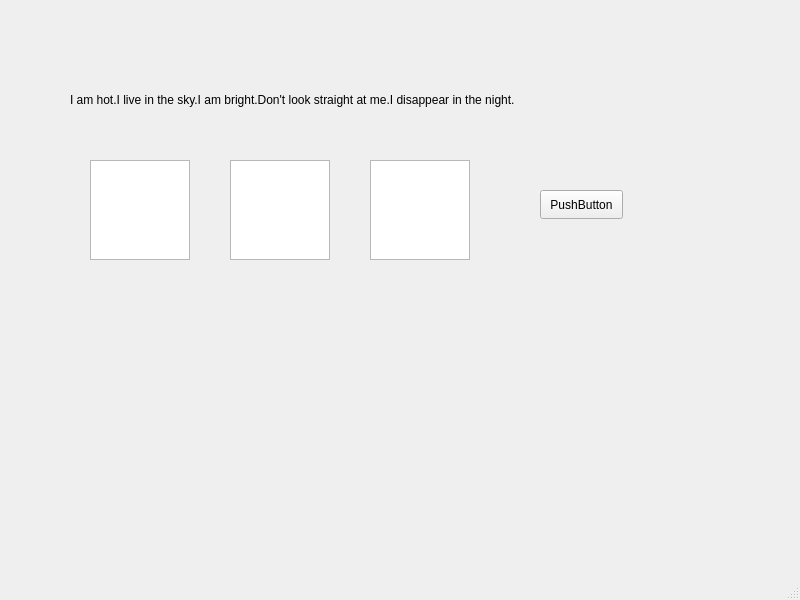
<?xml version="1.0" encoding="UTF-8"?>
<ui version="4.0">
 <class>wordle</class>
 <widget class="QMainWindow" name="wordle">
  <property name="enabled">
   <bool>true</bool>
  </property>
  <property name="geometry">
   <rect>
    <x>0</x>
    <y>0</y>
    <width>800</width>
    <height>600</height>
   </rect>
  </property>
  <property name="windowTitle">
   <string>MainWindow</string>
  </property>
  <widget class="QWidget" name="centralwidget">
   <widget class="QLabel" name="label">
    <property name="geometry">
     <rect>
      <x>60</x>
      <y>300</y>
      <width>461</width>
      <height>91</height>
     </rect>
    </property>
    <property name="text">
     <string/>
    </property>
   </widget>
   <widget class="QPushButton" name="pushButton">
    <property name="geometry">
     <rect>
      <x>540</x>
      <y>190</y>
      <width>83</width>
      <height>29</height>
     </rect>
    </property>
    <property name="text">
     <string>PushButton</string>
    </property>
   </widget>
   <widget class="QTextEdit" name="one">
    <property name="geometry">
     <rect>
      <x>90</x>
      <y>160</y>
      <width>100</width>
      <height>100</height>
     </rect>
    </property>
    <property name="font">
     <font>
      <pointsize>40</pointsize>
     </font>
    </property>
    <property name="html">
     <string>&lt;!DOCTYPE HTML PUBLIC &quot;-//W3C//DTD HTML 4.0//EN&quot; &quot;http://www.w3.org/TR/REC-html40/strict.dtd&quot;&gt;
&lt;html&gt;&lt;head&gt;&lt;meta name=&quot;qrichtext&quot; content=&quot;1&quot; /&gt;&lt;meta charset=&quot;utf-8&quot; /&gt;&lt;style type=&quot;text/css&quot;&gt;
p, li { white-space: pre-wrap; }
&lt;/style&gt;&lt;/head&gt;&lt;body style=&quot; font-family:'Segoe UI'; font-size:40pt; font-weight:400; font-style:normal;&quot;&gt;
&lt;p align=&quot;center&quot; style=&quot;-qt-paragraph-type:empty; margin-top:0px; margin-bottom:0px; margin-left:0px; margin-right:0px; -qt-block-indent:0; text-indent:0px;&quot;&gt;&lt;br /&gt;&lt;/p&gt;&lt;/body&gt;&lt;/html&gt;</string>
    </property>
   </widget>
   <widget class="QTextEdit" name="three">
    <property name="geometry">
     <rect>
      <x>370</x>
      <y>160</y>
      <width>100</width>
      <height>100</height>
     </rect>
    </property>
    <property name="font">
     <font>
      <pointsize>40</pointsize>
     </font>
    </property>
    <property name="html">
     <string>&lt;!DOCTYPE HTML PUBLIC &quot;-//W3C//DTD HTML 4.0//EN&quot; &quot;http://www.w3.org/TR/REC-html40/strict.dtd&quot;&gt;
&lt;html&gt;&lt;head&gt;&lt;meta name=&quot;qrichtext&quot; content=&quot;1&quot; /&gt;&lt;meta charset=&quot;utf-8&quot; /&gt;&lt;style type=&quot;text/css&quot;&gt;
p, li { white-space: pre-wrap; }
&lt;/style&gt;&lt;/head&gt;&lt;body style=&quot; font-family:'Segoe UI'; font-size:40pt; font-weight:400; font-style:normal;&quot;&gt;
&lt;p align=&quot;center&quot; style=&quot;-qt-paragraph-type:empty; margin-top:0px; margin-bottom:0px; margin-left:0px; margin-right:0px; -qt-block-indent:0; text-indent:0px;&quot;&gt;&lt;br /&gt;&lt;/p&gt;&lt;/body&gt;&lt;/html&gt;</string>
    </property>
   </widget>
   <widget class="QLabel" name="label_2">
    <property name="geometry">
     <rect>
      <x>70</x>
      <y>90</y>
      <width>601</width>
      <height>20</height>
     </rect>
    </property>
    <property name="text">
     <string>I am hot.I live in the sky.I am bright.Don't look straight at me.I disappear in the night.</string>
    </property>
   </widget>
   <widget class="QTextEdit" name="two">
    <property name="geometry">
     <rect>
      <x>230</x>
      <y>160</y>
      <width>100</width>
      <height>100</height>
     </rect>
    </property>
    <property name="font">
     <font>
      <pointsize>40</pointsize>
     </font>
    </property>
    <property name="html">
     <string>&lt;!DOCTYPE HTML PUBLIC &quot;-//W3C//DTD HTML 4.0//EN&quot; &quot;http://www.w3.org/TR/REC-html40/strict.dtd&quot;&gt;
&lt;html&gt;&lt;head&gt;&lt;meta name=&quot;qrichtext&quot; content=&quot;1&quot; /&gt;&lt;meta charset=&quot;utf-8&quot; /&gt;&lt;style type=&quot;text/css&quot;&gt;
p, li { white-space: pre-wrap; }
&lt;/style&gt;&lt;/head&gt;&lt;body style=&quot; font-family:'Segoe UI'; font-size:40pt; font-weight:400; font-style:normal;&quot;&gt;
&lt;p align=&quot;center&quot; style=&quot;-qt-paragraph-type:empty; margin-top:0px; margin-bottom:0px; margin-left:0px; margin-right:0px; -qt-block-indent:0; text-indent:0px;&quot;&gt;&lt;br /&gt;&lt;/p&gt;&lt;/body&gt;&lt;/html&gt;</string>
    </property>
   </widget>
   <widget class="QLabel" name="wordlepic">
    <property name="geometry">
     <rect>
      <x>-10</x>
      <y>20</y>
      <width>761</width>
      <height>521</height>
     </rect>
    </property>
    <property name="text">
     <string/>
    </property>
   </widget>
   <zorder>wordlepic</zorder>
   <zorder>label</zorder>
   <zorder>pushButton</zorder>
   <zorder>one</zorder>
   <zorder>three</zorder>
   <zorder>label_2</zorder>
   <zorder>two</zorder>
  </widget>
  <widget class="QMenuBar" name="menubar">
   <property name="geometry">
    <rect>
     <x>0</x>
     <y>0</y>
     <width>800</width>
     <height>25</height>
    </rect>
   </property>
  </widget>
  <widget class="QStatusBar" name="statusbar"/>
 </widget>
 <resources/>
 <connections/>
</ui>
